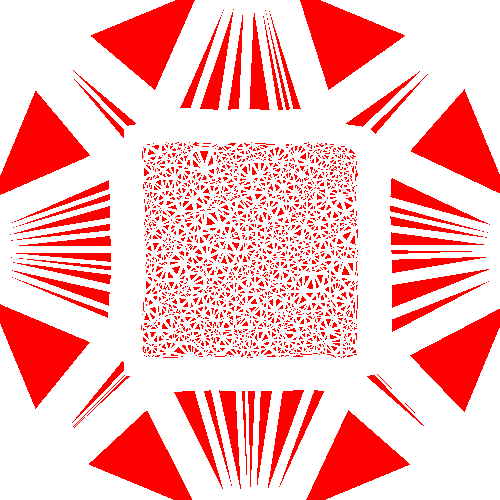

Source code (Python):
#!/usr/bin/env python

# Triangulate random 2D points using Delaunay triangulation.

# Factory overrides
import vtkmodules.vtkInteractionStyle  # noqa: F401
import vtkmodules.vtkRenderingOpenGL2  # noqa: F401

from vtkmodules.vtkCommonCore import (
    vtkMath,
    vtkPoints,
)
from vtkmodules.vtkCommonDataModel import vtkPolyData
from vtkmodules.vtkFiltersCore import vtkDelaunay2D
from vtkmodules.vtkFiltersGeneral import vtkShrinkPolyData
from vtkmodules.vtkRenderingCore import (
    vtkActor,
    vtkPolyDataMapper,
    vtkRenderWindow,
    vtkRenderWindowInteractor,
    vtkRenderer,
)

# Generate 1000 random points in the unit square
math_util = vtkMath()
points = vtkPoints()
for i in range(1000):
    points.InsertPoint(i, math_util.Random(0, 1), math_util.Random(0, 1), 0.0)

profile = vtkPolyData()
profile.SetPoints(points)

# Filter: Delaunay 2D triangulation with bounding triangulation
delaunay = vtkDelaunay2D()
delaunay.SetInputData(profile)
delaunay.SetBoundingTriangulation(True)
delaunay.SetAlpha(0.0)
delaunay.SetTolerance(0.001)

# Filter: shrink triangles for visualization
shrink = vtkShrinkPolyData()
shrink.SetInputConnection(delaunay.GetOutputPort())

# Mapper
mapper = vtkPolyDataMapper()
mapper.SetInputConnection(shrink.GetOutputPort())

# Actor
triangulation = vtkActor()
triangulation.SetMapper(mapper)
triangulation.GetProperty().SetColor(1, 0, 0)

# Renderer
renderer = vtkRenderer()
renderer.AddActor(triangulation)
renderer.SetBackground(1, 1, 1)

# Window
render_window = vtkRenderWindow()
render_window.SetMultiSamples(0)
render_window.AddRenderer(renderer)
render_window.SetSize(500, 500)
render_window.SetWindowName("delaunay2d test")

# Scene
renderer.ResetCamera()
renderer.GetActiveCamera().Zoom(1.5)

# Interactor
interactor = vtkRenderWindowInteractor()
interactor.SetRenderWindow(render_window)

interactor.Initialize()
interactor.Start()
